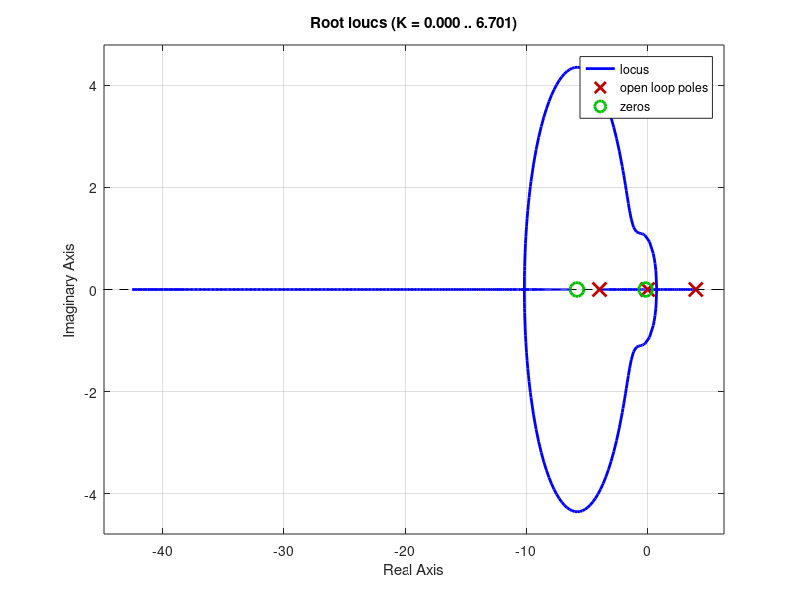

This chart was generated by the following MATLAB code: (Note: this script raises an error after producing the figure.)
%%
close all; clear all; clc;
addpath("lib")
%% CT Plant Model:
s = tf('s');
m = 0.1;
M = 1.0;
l = 0.5;
g = 9.8;

P_pend = 1/((-(l/3)*(m+4*M)*s^2)+ g*(m+M))
P_cart = 1/(s^2*(m+M))*(1 - (-m*l*s^2)/(-l/3*(m+4*M)*s^2 + g*(m+M)))

%% PID Controller: 
Kp = 30;
Ki = 5;
Kd = 5;
C = -pid(Kp,Ki,Kd);

rlocus(C*P_pend)

% %% Controller:
% C = -1/s
% rlocus(C*P_pend)



%% Find Gain
[k,poles] = rlocfind(C*P_pend)

%% 
T = feedback(P_pend,k*C);

impulse(T)


%% Input response to the cart:
T2 = feedback(1,P_pend*k*C)*P_cart;
pole(T2)

t = 0:0.01:50;
impulse(T2, t);
title({'Response of Cart Position to an Impulse Disturbance';'under PID Control: Kp = 100, Ki = 1, Kd = 20'});
